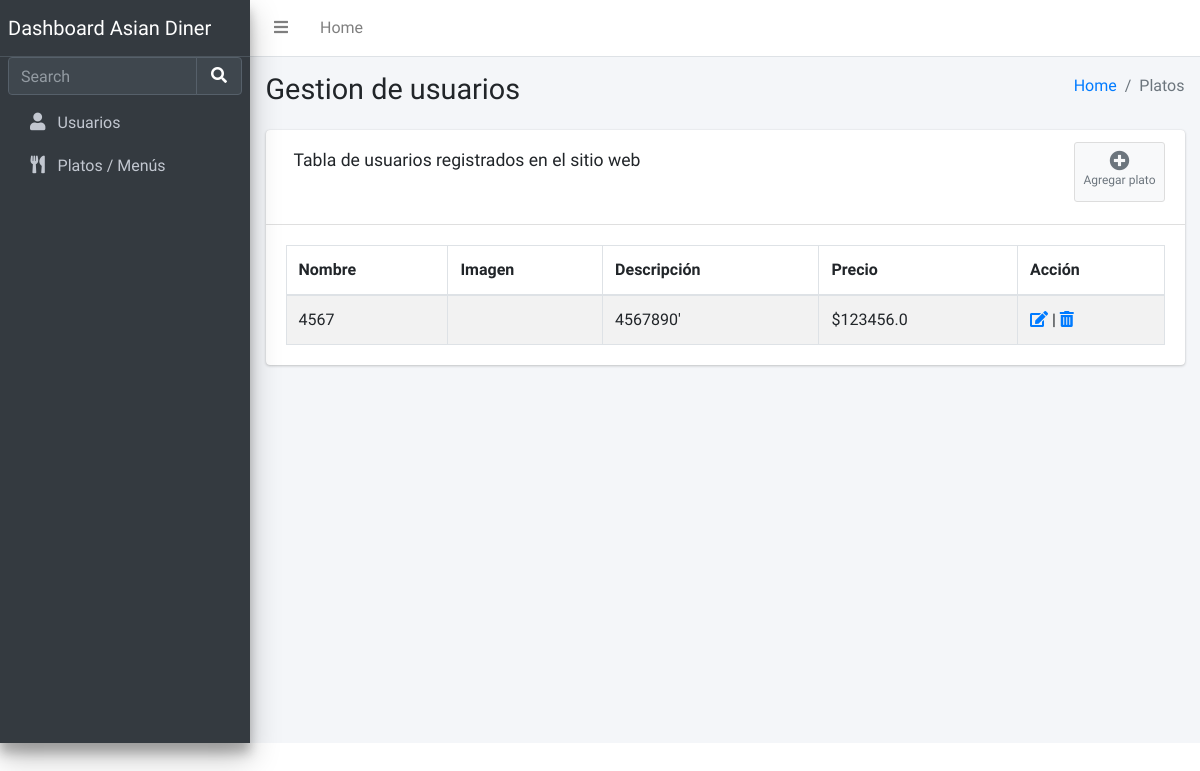
The page /platos on the database as committed earlier.
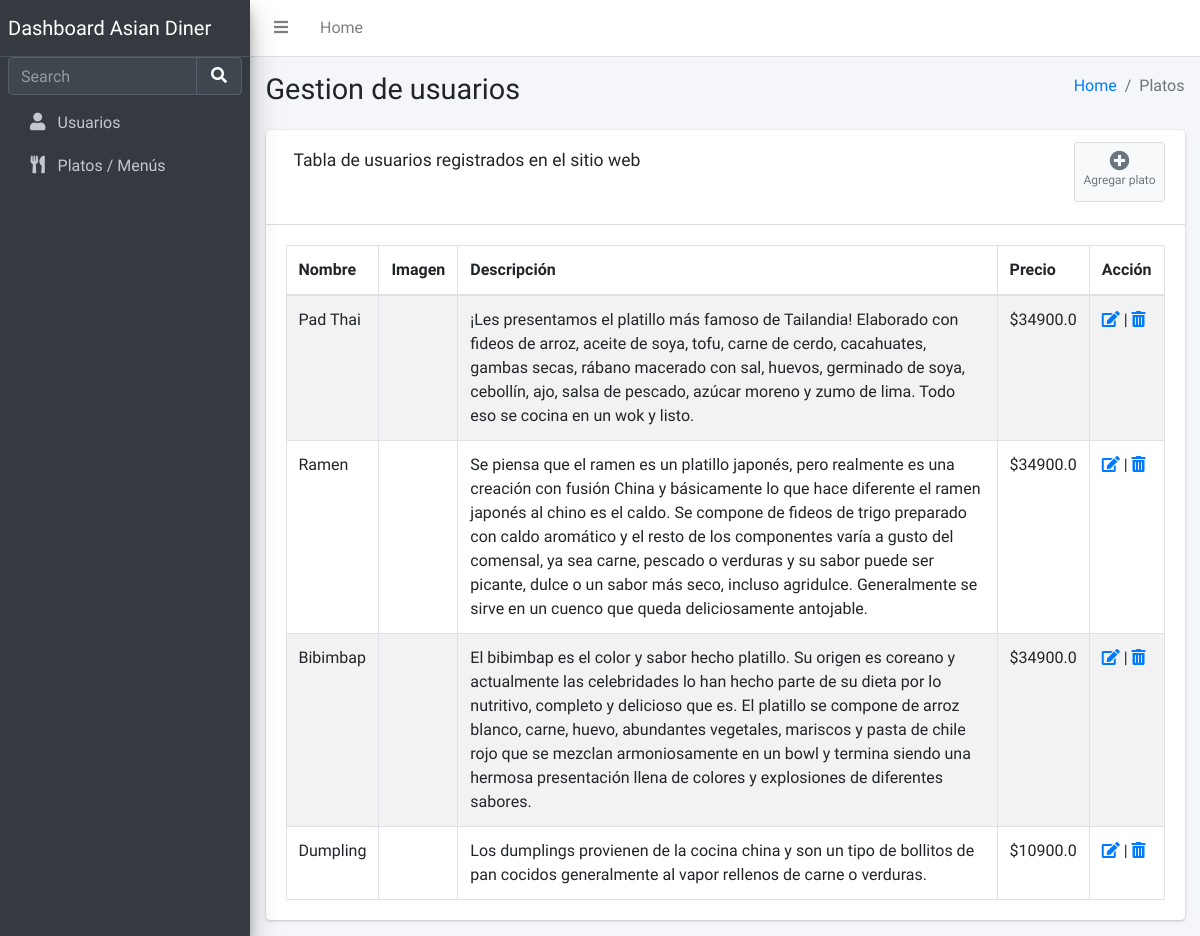
The same page on the database as committed later.
### tables this page shows
CREATE TABLE platos (
	id INTEGER NOT NULL PRIMARY KEY AUTOINCREMENT,
	plato TEXT(60) NOT NULL,
	descripcion TEXT(255),
	imagen TEXT(200),
	precio REAL
, id_disponiblidad INTEGER NOT NULL);

### app.py (the view)
@app.route('/platos', methods=['POST', 'GET'])
def plato():
    platos = db.mostrar_platos()
    return render_template('platos.html', platos=platos)

### db.py (called while the page is built)
def mostrar_platos():
    with sqlite3.connect(CONEXION) as con:
        cur = con.cursor()
        cur.execute('SELECT * FROM platos' )
        platos = cur.fetchall()
        return platos

### templates/platos.html (shortened to what this page needs)
<!DOCTYPE html>
<html lang="en">
<head>
  <link rel="stylesheet" href="https://cdnjs.cloudflare.com/ajax/libs/font-awesome/5.15.4/css/all.min.css" />
  <link rel="stylesheet" href="../../static/css/dataTables.bootstrap4.min.css">
  <link rel="stylesheet" href="../static/css/responsive.bootstrap4.min.css">
  <link rel="stylesheet" href="../static/css/buttons.bootstrap4.min.css">
  <link rel="stylesheet" href="../static/css/adminlte.min.css">
</head>
<body class="hold-transition sidebar-mini">
<div class="wrapper">
  <nav class="main-header navbar navbar-expand navbar-white navbar-light">
    <ul class="navbar-nav">
      <li class="nav-item">
        <a class="nav-link" data-widget="pushmenu" href="#" role="button"><i class="fas fa-bars"></i></a>
      </li>
      <li class="nav-item d-none d-sm-inline-block">
        <a href="{{ url_for('index') }}" class="nav-link">Home</a>
      </li>
    </ul>
  </nav>
  <aside class="main-sidebar sidebar-dark-primary elevation-4">
    <a href="#" class="brand-link">
      <span class="brand-text font-weight-light">Dashboard Asian Diner</span>
    </a>
    <div class="sidebar">
      <div class="form-inline">
        <div class="input-group" data-widget="sidebar-search">
          <input class="form-control form-control-sidebar" type="search" placeholder="Search" aria-label="Search">
          <div class="input-group-append">
            <button class="btn btn-sidebar">
              <i class="fas fa-search fa-fw"></i>
            </button>
          </div>
        </div>
      </div>
      <nav class="mt-2">
        <ul class="nav nav-pills nav-sidebar flex-column" data-widget="treeview" role="menu" data-accordion="false">
          <li class="nav-item">
            <a href="{{ url_for('usuario') }}" class="nav-link">
              <i class="nav-icon fas fa-user"></i>
              <p>
                Usuarios
              </p>
            </a>
          </li>
          <li class="nav-item">
            <a href="#" class="nav-link">
              <i class="nav-icon fas fa-utensils"></i>
              <p>
                Platos / Menús
              </p>
            </a>
          </li>
        </ul>
      </nav>
    </div>
  </aside>
  <div class="content-wrapper">
    <section class="content-header">
      <div class="container-fluid">
        <div class="row mb-2">
          <div class="col-sm-6">
            <h1>Gestion de usuarios</h1>
          </div>
          <div class="col-sm-6">
            <ol class="breadcrumb float-sm-right">
              <li class="breadcrumb-item"><a href="{{ url_for('index') }}">Home</a></li>
              <li class="breadcrumb-item active">Platos</li>
            </ol>
          </div>
        </div>
      </div>
    </section>
    <section class="content">
      <div class="container-fluid">
        <div class="row">
          <div class="col-12">
            <div class="card">
              <div class="card-header">
                <div class="d-flex bd-highlight">
                  <h3 class="p-2 flex-grow-1 bd-highlight card-title">Tabla de usuarios registrados en el sitio web</h3>
                  <a href="{{ url_for('agregar_platos') }}" type="button" class="p-2 bd-highlight btn btn-app"><i class="fas fa-plus-circle"></i> Agregar plato</a>
                </div>
              </div>
              <div class="card-body">
                <table id="example1" class="table table-bordered table-striped">
                  <thead>
                  <tr>
                    <th>Nombre</th>
                    <th>Imagen</th>
                    <th>Descripción</th>
                    <th>Precio</th>
                    <th>Acción</th>
                  </tr>
                  </thead>
                  <tbody>
                    {% for plato in platos %}
                      <tr>
                        <td>{{plato.1}}</td>
                        <td><img src="../static/img-platos/{{ plato.3 }}" alt="" ></td>
                        <td>{{plato.2}}</td>
                        <td>${{plato.4}}</td>
                        <td>
                            <a href="/platos/editar/{{ plato.0 }}">
                              <i class="fa fa-edit"></i>
                            </a> |
                            <a href="/platos/eliminar/{{ plato.0 }}">
                              <i class="fas fa-trash-alt"></i>
                            </a>
                        </td>
                      </tr>
                    {% endfor %}
                  </tbody>
                </table>
              </div>
            </div>
          </div>
        </div>
      </div>
    </section>
  </div>
</div>
</body>
</html>

Rows that differ between the two databases and show on the page:
removed platos: plato "4567", descripcion "4567890'", precio "123456.0"
added platos: plato "Pad Thai", descripcion "¡Les presentamos el platillo más famoso de Tailandia! Elaborado con fideos de arroz, aceite de soya, tofu, carne de cerdo, cacahuates, gambas secas, rábano macerado con sal, huevos, germinado de soya, cebollín, ajo, salsa de pescado, azúcar moreno y zumo de lima. Todo eso se cocina en un wok y listo.", precio "34900.0"
added platos: plato "Ramen", descripcion "Se piensa que el ramen es un platillo japonés, pero realmente es una creación con fusión China y básicamente lo que hace diferente el ramen japonés al chino es el caldo. Se compone de fideos de trigo preparado con caldo aromático y el resto de los componentes varía a gusto del comensal, ya sea carne, pescado o verduras y su sabor puede ser picante, dulce o un sabor más seco, incluso agridulce. Generalmente se sirve en un cuenco que queda deliciosamente antojable.", precio "34900.0"
added platos: plato "Bibimbap", descripcion "El bibimbap es el color y sabor hecho platillo. Su origen es coreano y actualmente las celebridades lo han hecho parte de su dieta por lo nutritivo, completo y delicioso que es. El platillo se compone de arroz blanco, carne, huevo, abundantes vegetales, mariscos y pasta de chile rojo que se mezclan armoniosamente en un bowl y termina siendo una hermosa presentación llena de colores y explosiones de diferentes sabores.", precio "34900.0"
added platos: plato "Dumpling", descripcion "Los dumplings provienen de la cocina china y son un tipo de bollitos de pan cocidos generalmente al vapor rellenos de carne o verduras.", precio "10900.0"
